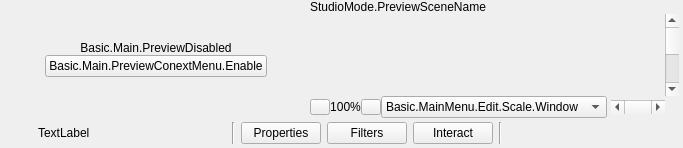
  <widget class="QWidget" name="centralwidget">
   <layout class="QVBoxLayout" name="verticalLayout">
    <property name="spacing">
     <number>0</number>
    </property>
    <property name="leftMargin">
     <number>4</number>
    </property>
    <property name="topMargin">
     <number>0</number>
    </property>
    <property name="rightMargin">
     <number>4</number>
    </property>
    <property name="bottomMargin">
     <number>0</number>
    </property>
    <item>
     <layout class="QHBoxLayout" name="horizontalLayout_2">
      <item>
       <layout class="QHBoxLayout" name="previewLayout">
        <property name="spacing">
         <number>2</number>
        </property>
        <item>
         <widget class="QFrame" name="previewDisabledWidget">
          <property name="sizePolicy">
           <sizepolicy hsizetype="Expanding" vsizetype="Expanding">
            <horstretch>0</horstretch>
            <verstretch>0</verstretch>
           </sizepolicy>
          </property>
          <layout class="QVBoxLayout" name="verticalLayout_7">
           <property name="spacing">
            <number>0</number>
           </property>
           <property name="leftMargin">
            <number>1</number>
           </property>
           <property name="topMargin">
            <number>1</number>
           </property>
           <property name="rightMargin">
            <number>1</number>
           </property>
           <property name="bottomMargin">
            <number>1</number>
           </property>
           <item>
            <spacer name="verticalSpacer_2">
             <property name="orientation">
              <enum>Qt::Vertical</enum>
             </property>
             <property name="sizeHint" stdset="0">
              <size>
               <width>20</width>
               <height>40</height>
              </size>
             </property>
            </spacer>
           </item>
           <item>
            <widget class="QLabel" name="label">
             <property name="sizePolicy">
              <sizepolicy hsizetype="Preferred" vsizetype="Preferred">
               <horstretch>0</horstretch>
               <verstretch>0</verstretch>
              </sizepolicy>
             </property>
             <property name="text">
              <string>Basic.Main.PreviewDisabled</string>
             </property>
             <property name="alignment">
              <set>Qt::AlignCenter</set>
             </property>
            </widget>
           </item>
           <item>
            <layout class="QHBoxLayout" name="horizontalLayout">
             <item>
              <spacer name="horizontalSpacer_2">
               <property name="orientation">
                <enum>Qt::Horizontal</enum>
               </property>
               <property name="sizeHint" stdset="0">
                <size>
                 <width>40</width>
                 <height>20</height>
                </size>
               </property>
              </spacer>
             </item>
             <item>
              <widget class="QPushButton" name="enablePreviewButton">
               <property name="text">
                <string>Basic.Main.PreviewConextMenu.Enable</string>
               </property>
              </widget>
             </item>
             <item>
              <spacer name="horizontalSpacer_3">
               <property name="orientation">
                <enum>Qt::Horizontal</enum>
               </property>
               <property name="sizeHint" stdset="0">
                <size>
                 <width>40</width>
                 <height>20</height>
                </size>
               </property>
              </spacer>
             </item>
            </layout>
           </item>
           <item>
            <spacer name="verticalSpacer_3">
             <property name="orientation">
              <enum>Qt::Vertical</enum>
             </property>
             <property name="sizeHint" stdset="0">
              <size>
               <width>20</width>
               <height>40</height>
              </size>
             </property>
            </spacer>
           </item>
          </layout>
         </widget>
        </item>
        <item>
         <widget class="QWidget" name="previewContainer" native="true">
          <layout class="QVBoxLayout" name="previewTextLayout">
           <property name="spacing">
            <number>0</number>
           </property>
           <property name="leftMargin">
            <number>0</number>
           </property>
           <property name="topMargin">
            <number>0</number>
           </property>
           <property name="rightMargin">
            <number>0</number>
           </property>
           <property name="bottomMargin">
            <number>0</number>
           </property>
           <item>
            <widget class="QLabel" name="previewLabel">
             <property name="sizePolicy">
              <sizepolicy hsizetype="Ignored" vsizetype="Preferred">
               <horstretch>0</horstretch>
               <verstretch>0</verstretch>
              </sizepolicy>
             </property>
             <property name="text">
              <string>StudioMode.PreviewSceneName</string>
             </property>
             <property name="alignment">
              <set>Qt::AlignLeading|Qt::AlignLeft|Qt::AlignVCenter</set>
             </property>
             <property name="class" stdset="0">
              <string>label-preview-title</string>
             </property>
            </widget>
           </item>
           <item>
            <layout class="QGridLayout" name="gridLayout">
             <property name="spacing">
              <number>0</number>
             </property>
             <item row="1" column="0" colspan="2">
              <widget class="OBSBasicPreview" name="preview" native="true">
               <property name="sizePolicy">
                <sizepolicy hsizetype="Expanding" vsizetype="Expanding">
                 <horstretch>0</horstretch>
                 <verstretch>0</verstretch>
                </sizepolicy>
               </property>
               <property name="minimumSize">
                <size>
                 <width>32</width>
                 <height>32</height>
                </size>
               </property>
               <property name="focusPolicy">
                <enum>Qt::ClickFocus</enum>
               </property>
               <property name="contextMenuPolicy">
                <enum>Qt::CustomContextMenu</enum>
               </property>
               <addaction name="actionRemoveSource"/>
              </widget>
             </item>
             <item row="2" column="1">
              <widget class="QWidget" name="previewXContainer" native="true">
               <layout class="QHBoxLayout" name="horizontalLayout_7">
                <property name="spacing">
                 <number>0</number>
                </property>
                <property name="leftMargin">
                 <number>0</number>
                </property>
                <property name="topMargin">
                 <number>0</number>
                </property>
                <property name="rightMargin">
                 <number>0</number>
                </property>
                <property name="bottomMargin">
                 <number>0</number>
                </property>
                <item>
                 <widget class="QPushButton" name="previewZoomInButton">
                  <property name="sizePolicy">
                   <sizepolicy hsizetype="Fixed" vsizetype="Fixed">
                    <horstretch>0</horstretch>
                    <verstretch>0</verstretch>
                   </sizepolicy>
                  </property>
                  <property name="minimumSize">
                   <size>
                    <width>20</width>
                    <height>16</height>
                   </size>
                  </property>
                  <property name="maximumSize">
                   <size>
                    <width>20</width>
                    <height>16</height>
                   </size>
                  </property>
                  <property name="toolTip">
                   <string>Basic.MainMenu.Edit.Scale.ZoomIn</string>
                  </property>
                  <property name="accessibleName">
                   <string>Basic.MainMenu.Edit.Scale.ZoomIn</string>
                  </property>
                  <property name="text">
                   <string/>
                  </property>
                  <property name="icon">
                   <iconset resource="obs.qrc">
                    <normaloff>:/res/images/plus.svg</normaloff>:/res/images/plus.svg</iconset>
                  </property>
                  <property name="iconSize">
                   <size>
                    <width>8</width>
                    <height>8</height>
                   </size>
                  </property>
                  <property name="toolButton" stdset="0">
                   <bool>true</bool>
                  </property>
                  <property name="class" stdset="0">
                   <string>icon-plus</string>
                  </property>
                 </widget>
                </item>
                <item>
                 <widget class="OBSPreviewScalingLabel" name="previewScalePercent">
                  <property name="text">
                   <string>100%</string>
                  </property>
                  <property name="alignment">
                   <set>Qt::AlignCenter</set>
                  </property>
                 </widget>
                </item>
                <item>
                 <widget class="QPushButton" name="previewZoomOutButton">
                  <property name="sizePolicy">
                   <sizepolicy hsizetype="Fixed" vsizetype="Fixed">
                    <horstretch>0</horstretch>
                    <verstretch>0</verstretch>
                   </sizepolicy>
                  </property>
                  <property name="minimumSize">
                   <size>
                    <width>20</width>
                    <height>16</height>
                   </size>
                  </property>
                  <property name="maximumSize">
                   <size>
                    <width>20</width>
                    <height>16</height>
                   </size>
                  </property>
                  <property name="toolTip">
                   <string>Basic.MainMenu.Edit.Scale.ZoomOut</string>
                  </property>
                  <property name="accessibleName">
                   <string>Basic.MainMenu.Edit.Scale.ZoomOut</string>
                  </property>
                  <property name="text">
                   <string/>
                  </property>
                  <property name="icon">
                   <iconset resource="obs.qrc">
                    <normaloff>:/res/images/minus.svg</normaloff>:/res/images/minus.svg</iconset>
                  </property>
                  <property name="iconSize">
                   <size>
                    <width>8</width>
                    <height>8</height>
                   </size>
                  </property>
                  <property name="toolButton" stdset="0">
                   <bool>true</bool>
                  </property>
                  <property name="class" stdset="0">
                   <string>icon-minus</string>
                  </property>
                 </widget>
                </item>
                <item>
                 <widget class="OBSPreviewScalingComboBox" name="previewScalingMode">
                  <item>
                   <property name="text">
                    <string>Basic.MainMenu.Edit.Scale.Window</string>
                   </property>
                  </item>
                  <item>
                   <property name="text">
                    <string>Basic.MainMenu.Edit.Scale.Canvas</string>
                   </property>
                  </item>
                 </widget>
                </item>
                <item>
                 <spacer name="horizontalSpacer_5">
                  <property name="orientation">
                   <enum>Qt::Horizontal</enum>
                  </property>
                  <property name="sizeType">
                   <enum>QSizePolicy::Fixed</enum>
                  </property>
                  <property name="sizeHint" stdset="0">
                   <size>
                    <width>4</width>
                    <height>0</height>
                   </size>
                  </property>
                 </spacer>
                </item>
                <item>
                 <widget class="QScrollBar" name="previewXScrollBar">
                  <property name="sizePolicy">
                   <sizepolicy hsizetype="MinimumExpanding" vsizetype="Fixed">
                    <horstretch>0</horstretch>
                    <verstretch>0</verstretch>
                   </sizepolicy>
                  </property>
                  <property name="minimum">
                   <number>-200</number>
                  </property>
                  <property name="maximum">
                   <number>200</number>
                  </property>
                  <property name="singleStep">
                   <number>10</number>
                  </property>
                  <property name="pageStep">
                   <number>100</number>
                  </property>
                  <property name="orientation">
                   <enum>Qt::Horizontal</enum>
                  </property>
                 </widget>
                </item>
               </layout>
              </widget>
             </item>
             <item row="1" column="2">
              <widget class="QScrollBar" name="previewYScrollBar">
               <property name="orientation">
                <enum>Qt::Vertical</enum>
               </property>
              </widget>
             </item>
            </layout>
           </item>
          </layout>
         </widget>
        </item>
       </layout>
      </item>
     </layout>
    </item>
    <item>
     <widget class="QFrame" name="contextContainer">
      <property name="sizePolicy">
       <sizepolicy hsizetype="Preferred" vsizetype="Preferred">
        <horstretch>0</horstretch>
        <verstretch>0</verstretch>
       </sizepolicy>
      </property>
      <property name="minimumSize">
       <size>
        <width>0</width>
        <height>0</height>
       </size>
      </property>
      <layout class="QHBoxLayout" name="horizontalLayout9">
       <property name="spacing">
        <number>6</number>
       </property>
       <property name="sizeConstraint">
        <enum>QLayout::SetDefaultConstraint</enum>
       </property>
       <property name="leftMargin">
        <number>6</number>
       </property>
       <property name="topMargin">
        <number>4</number>
       </property>
       <property name="rightMargin">
        <number>6</number>
       </property>
       <property name="bottomMargin">
        <number>4</number>
       </property>
       <item>
        <widget class="QFrame" name="contextSubContainer">
         <property name="sizePolicy">
          <sizepolicy hsizetype="Preferred" vsizetype="Preferred">
           <horstretch>0</horstretch>
           <verstretch>0</verstretch>
          </sizepolicy>
         </property>
         <property name="minimumSize">
          <size>
           <width>0</width>
           <height>0</height>
          </size>
         </property>
         <layout class="QHBoxLayout" name="horizontalLayout_5">
          <property name="spacing">
           <number>6</number>
          </property>
          <property name="leftMargin">
           <number>0</number>
          </property>
          <property name="topMargin">
           <number>0</number>
          </property>
          <property name="rightMargin">
           <number>0</number>
          </property>
          <property name="bottomMargin">
           <number>0</number>
          </property>
          <item>
           <widget class="QLabel" name="contextSourceIcon">
            <property name="sizePolicy">
             <sizepolicy hsizetype="Fixed" vsizetype="Fixed">
              <horstretch>0</horstretch>
              <verstretch>0</verstretch>
             </sizepolicy>
            </property>
            <property name="minimumSize">
             <size>
              <width>22</width>
              <height>22</height>
             </size>
            </property>
            <property name="maximumSize">
             <size>
              <width>22</width>
              <height>22</height>
             </size>
            </property>
            <property name="text">
             <string/>
            </property>
           </widget>
          </item>
          <item>
           <widget class="QLabel" name="contextSourceLabel">
            <property name="sizePolicy">
             <sizepolicy hsizetype="Preferred" vsizetype="Fixed">
              <horstretch>0</horstretch>
              <verstretch>0</verstretch>
             </sizepolicy>
            </property>
            <property name="minimumSize">
             <size>
              <width>160</width>
              <height>22</height>
             </size>
            </property>
            <property name="maximumSize">
             <size>
              <width>160</width>
              <height>22</height>
             </size>
            </property>
            <property name="text">
             <string>TextLabel</string>
            </property>
           </widget>
          </item>
          <item>
           <widget class="QLabel" name="contextSourceIconSpacer">
            <property name="sizePolicy">
             <sizepolicy hsizetype="Fixed" vsizetype="Fixed">
              <horstretch>0</horstretch>
              <verstretch>0</verstretch>
             </sizepolicy>
            </property>
            <property name="minimumSize">
             <size>
              <width>22</width>
              <height>22</height>
             </size>
            </property>
            <property name="maximumSize">
             <size>
              <width>22</width>
              <height>22</height>
             </size>
            </property>
            <property name="text">
             <string/>
            </property>
           </widget>
          </item>
          <item>
           <widget class="Line" name="line_3">
            <property name="orientation">
             <enum>Qt::Vertical</enum>
            </property>
           </widget>
          </item>
          <item>
           <widget class="QPushButton" name="sourcePropertiesButton">
            <property name="sizePolicy">
             <sizepolicy hsizetype="Minimum" vsizetype="Fixed">
              <horstretch>0</horstretch>
              <verstretch>0</verstretch>
             </sizepolicy>
            </property>
            <property name="minimumSize">
             <size>
              <width>0</width>
              <height>22</height>
             </size>
            </property>
            <property name="toolTip">
             <string>SourceProperties</string>
            </property>
            <property name="text">
             <string>Properties</string>
            </property>
            <property name="icon">
             <iconset resource="obs.qrc">
              <normaloff>:/settings/images/settings/general.svg</normaloff>:/settings/images/settings/general.svg</iconset>
            </property>
            <property name="flat">
             <bool>false</bool>
            </property>
           </widget>
          </item>
          <item>
           <widget class="QPushButton" name="sourceFiltersButton">
            <property name="minimumSize">
             <size>
              <width>0</width>
              <height>22</height>
             </size>
            </property>
            <property name="toolTip">
             <string>SourceFilters</string>
            </property>
            <property name="text">
             <string>Filters</string>
            </property>
            <property name="icon">
             <iconset resource="obs.qrc">
              <normaloff>:/res/images/filter.svg</normaloff>:/res/images/filter.svg</iconset>
            </property>
            <property name="flat">
             <bool>false</bool>
            </property>
           </widget>
          </item>
          <item>
           <widget class="QPushButton" name="sourceInteractButton">
            <property name="minimumSize">
             <size>
              <width>0</width>
              <height>22</height>
             </size>
            </property>
            <property name="toolTip">
             <string>Interact</string>
            </property>
            <property name="text">
             <string>Interact</string>
            </property>
            <property name="icon">
             <iconset resource="obs.qrc">
              <normaloff>:/res/images/interact.svg</normaloff>:/res/images/interact.svg</iconset>
            </property>
            <property name="flat">
             <bool>false</bool>
            </property>
            <property name="class" stdset="0">
             <string notr="true">icon-touch</string>
            </property>
           </widget>
          </item>
          <item>
           <widget class="Line" name="line">
            <property name="orientation">
             <enum>Qt::Vertical</enum>
            </property>
           </widget>
          </item>
         </layout>
        </widget>
       </item>
       <item>
        <widget class="QFrame" name="emptySpace">
         <property name="sizePolicy">
          <sizepolicy hsizetype="Expanding" vsizetype="Minimum">
           <horstretch>0</horstretch>
           <verstretch>0</verstretch>
          </sizepolicy>
         </property>
         <property name="minimumSize">
          <size>
           <width>0</width>
           <height>22</height>
          </size>
         </property>
         <layout class="QHBoxLayout" name="horizontalLayout_6">
          <property name="spacing">
           <number>0</number>
          </property>
          <property name="leftMargin">
           <number>0</number>
          </property>
          <property name="topMargin">
           <number>0</number>
          </property>
          <property name="rightMargin">
           <number>0</number>
          </property>
          <property name="bottomMargin">
           <number>0</number>
          </property>
         </layout>
        </widget>
       </item>
      </layout>
     </widget>
    </item>
   </layout>
  </widget>
